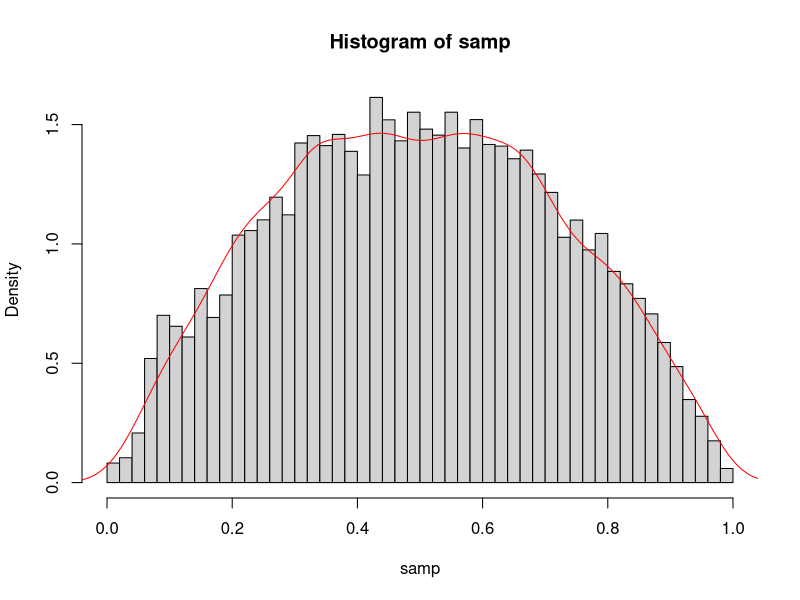

This chart was generated by the following R code:
# let exponential distribution be the proposal distribution (not symmetric) 
propose <- function(x_t) {
  x_star <- rexp(1, rate = x_t)
  x_star
}

# suppose the target distribution is beta(2, 2), and we can only know its kernel  
p <- function(x_star, x_t) {
  num <- x_star * (1 - x_star) * dexp(x_t, rate = x_star)
  den <- x_t * (1 - x_t) * dexp(x_star, rate = x_t)
  num / den
}

metropolis_hastings <- function(x_0 = sample(0:10, size = 1), num_iteration = 1000) {
  samp <- x_0
  x_t <- x_0
  for (i in 1:num_iteration) {
    x_star <- propose(x_t)
    accept_prob <- min(1, p(x_star = x_star, x_t = x_t))
    u <- runif(1)
    if (accept_prob > u) {
      samp <- append(samp, x_star)
      x_t <- x_star
    }
    else {
      samp <- append(samp, x_t)
    }
  }
  samp
}

samp <- metropolis_hastings(x_0 = 0.5, num_iteration = 50000)
hist(samp, breaks = 50, freq = F)
lines(density(rbeta(5000, 2, 2)), col = "red")
